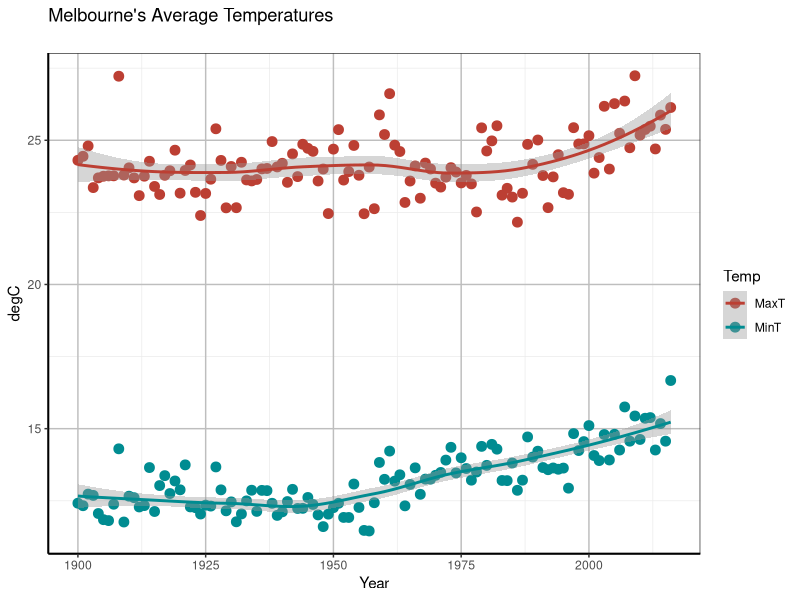

Write the R code that produced this figure.

library(tidyverse)
library(reshape2)


data2 <- read.csv("data/melbourne.csv", as.is=TRUE, header=TRUE)
data2 <- na.omit(data2)

max.temp <- select(data2, everything())%>%
  #filter(Month == 2)%>%
        filter(Month %in% c(1,11,12)) %>%
        filter(Year >=1900 & Year < 2019)%>%
  group_by(Year)%>%
  summarize(MaxT = mean(Max), MinT = mean(Min))

tall.temp <- gather(data=max.temp,key=Temp,value=Degree,na.rm=FALSE,MaxT,MinT)

# To tidy up and remove reshape2----------------------------------
#tall.temp2 <- gather(max.temp, Year)

plot <- ggplot(tall.temp, aes(Year,Degree, col=Temp)) + 
        geom_point(size=3) + 
        geom_smooth(method=loess) + 
        ggtitle("Melbourne's Average Temperatures\n") +
        scale_color_hue(l=45) +
        ylab("degC") 

plot <- plot + theme_bw()

plot <- plot + theme(panel.grid.major = element_line(size = 0.5, color = "grey"), axis.line = element_line(size = 0.7, color = "black"))    
plot
  
